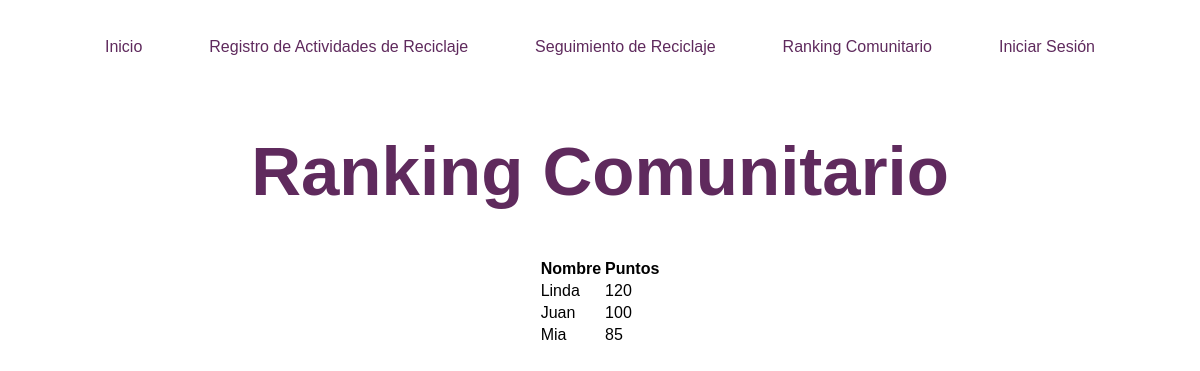
Before: /ranking_comunitario with the older database file.
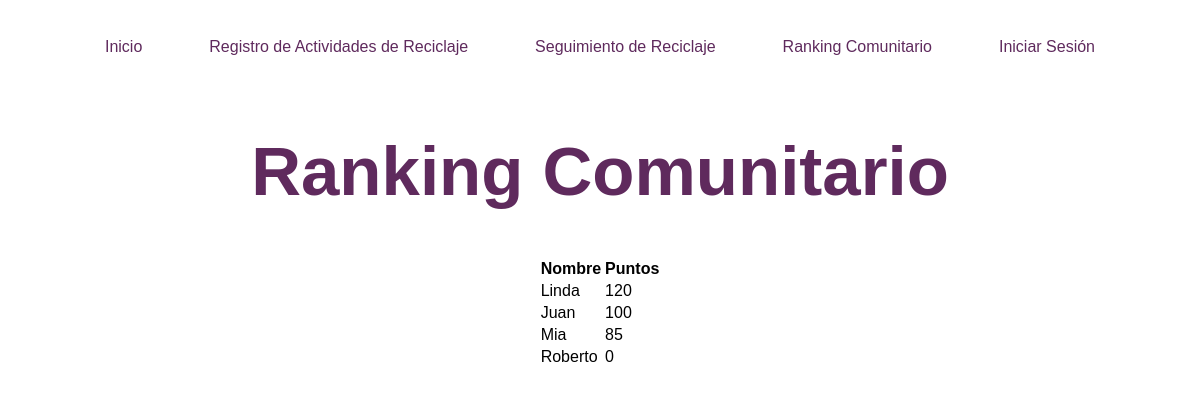
After: the same page with the newer database file.
### tables this page shows
CREATE TABLE usuarios (    id INTEGER PRIMARY KEY,    nombre TEXT NOT NULL,    correo TEXT NOT NULL,    puntos INTEGER, contrasena TEXT);

### app.py (the view)
@app.route('/ranking_comunitario')
def ranking_comunitario():
    usuarios = obtener_usuarios()
    usuarios_ordenados = sorted(usuarios, key=lambda x: x['puntos'], reverse=True)
    return render_template('ranking_comunitario.html', usuarios=usuarios_ordenados)

### app.py (called while the page is built)
def conectar_bd():
    return sqlite3.connect('reciclaje.db')

def obtener_usuarios():
    conn = conectar_bd()
    cursor = conn.cursor()
    cursor.execute('SELECT * FROM usuarios')
    usuarios = cursor.fetchall()
    lista_usuarios = []
    for usuario in usuarios:
        lista_usuarios.append({
            'id': usuario[0],
            'nombre': usuario[1],
            'correo': usuario[2],
            'puntos': usuario[3],
            'contrasena': usuario[4]
        })
    conn.close()
    return lista_usuarios

### templates/ranking_comunitario.html (shortened to what this page needs)
<!DOCTYPE html>
<html lang="en">
<head>
    <link rel="stylesheet" type="text/css" href="{{ url_for('static', filename='main.css') }}">
    <link rel="stylesheet" type="text/css" href="{{ url_for('static', filename='ranking_comunitario.css') }}">
</head>
<body>
    <header id="header">
        <ul id="mainMenu">
            <li><a href="/">Inicio</a></li>
            <li><a href="/registro_actividades">Registro de Actividades de Reciclaje</a></li>
            <li><a href="/seguimiento">Seguimiento de Reciclaje</a></li>
            <li><a href="/ranking_comunitario">Ranking Comunitario</a></li>
            {% if 'usuario' in session %}
                <li><a href="/usuario">Usuario</a></li>
            {% else %}
                <li><a href="/inicio_sesion">Iniciar Sesión</a></li>
            {% endif %}
        </ul>
    </header>
    <h1 class="pageTitle">Ranking Comunitario</h1>
    <section class="contentRanking">
        <table>
            <thead>
                <tr>
                    <th>Nombre</th>
                    <th>Puntos</th>
                </tr>
            </thead>
            <tbody>
                {% for usuario in usuarios %}
                    <tr>
                        <td>{{ usuario.nombre }}</td>
                        <td>{{ usuario.puntos }}</td>
                    </tr>
                {% endfor %}
            </tbody>
        </table>
    </section>
</body>
</html>

### static/main.css (style rules this page uses)
:root { --color-violeta: #5f2a5d; --color-crema:#f9eee1; --color-naranja: #ff885e; --color-rojo-calido: #FF5733; --color-rosa-claro: #FFB6C1; --color-verde-menta: #00FFC3; --color-gris-claro: #ecf0f1; --color-gris-oscuro: #34495e; --color-blanco: #ffffff; --color-negro: #000000; }
body { font-family: 'Lexend', sans-serif; background-color: var(--color-blanco); }
#header { padding: 30px; font-size: 16px; font-weight: 400; }
#mainMenu { list-style-type: none; margin: 0; padding: 0; overflow: hidden; display: flex; justify-content: center; justify-content: space-evenly; }
#mainMenu > li > a { text-decoration: none; color: var(--color-violeta); }
.pageTitle { color:var(--color-violeta); font-weight: 700; font-size: 69px; text-align: center; }

### static/ranking_comunitario.css (style rules this page uses)
.contentRanking { display: flex; justify-content: space-around; }

Changed rows visible on the page:
added usuarios: nombre "Roberto", puntos "0"
